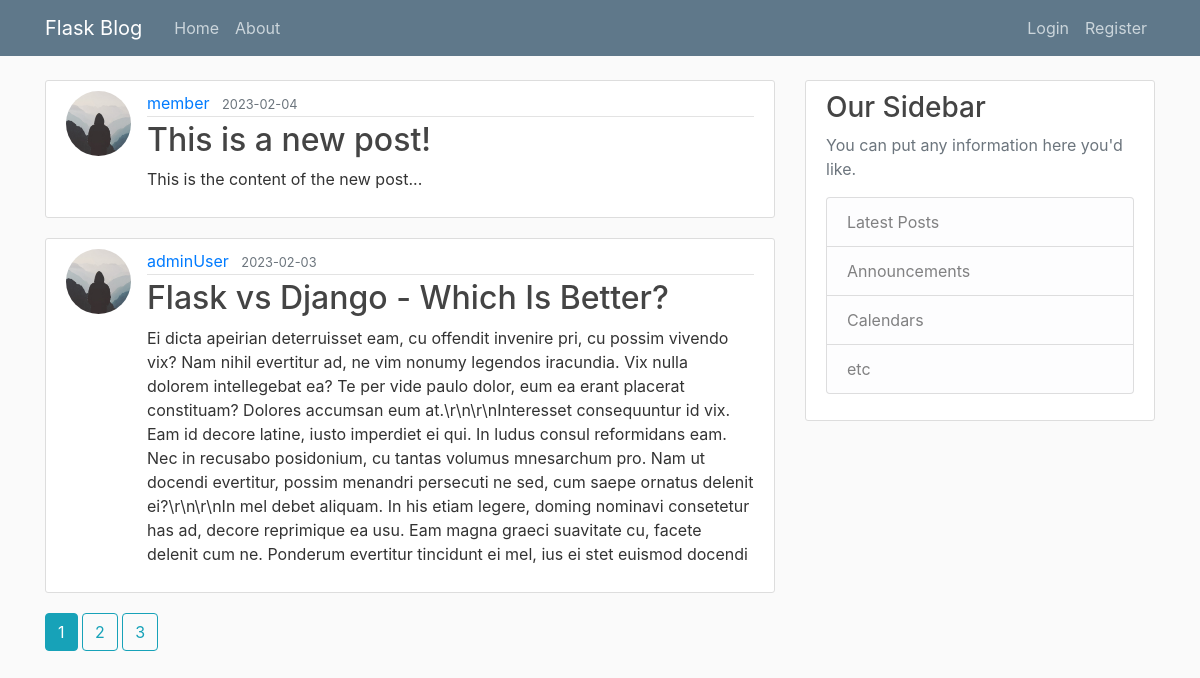
Page /home on the earlier database version.
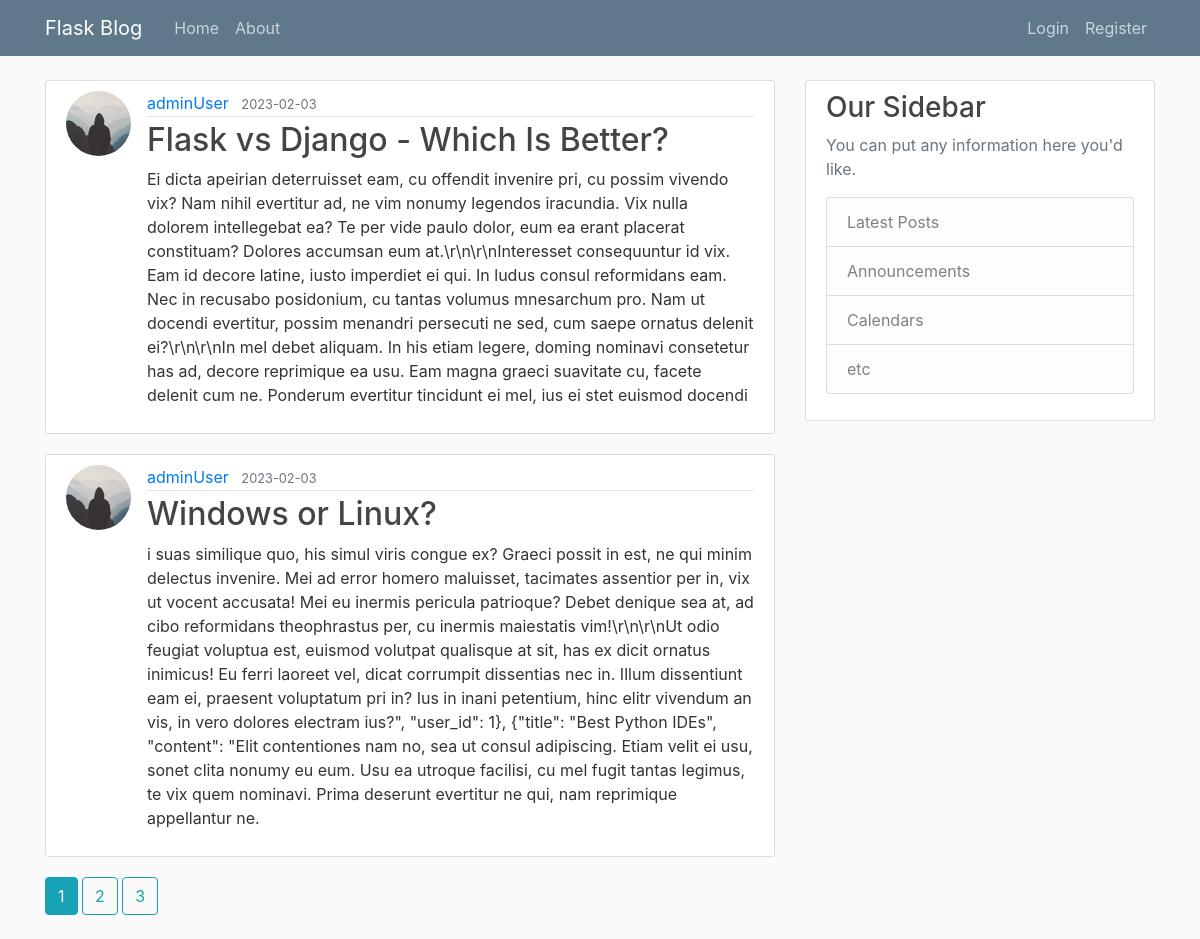
Same page on the later database version.
### flaskblog/models.py (models this page shows, shortened)
class Post(db.Model):
    id = db.Column(db.Integer, primary_key=True)
    title = db.Column(db.String(100), nullable=False)
    date_posted = db.Column(db.DateTime, nullable=False, default=datetime.utcnow)
    content = db.Column(db.Text, nullable=False)
    user_id = db.Column(db.Integer, db.ForeignKey('user.id'), nullable=False)

class User(db.Model, UserMixin):
    id = db.Column(db.Integer, primary_key=True)
    username = db.Column(db.String(20), unique=True, nullable=False)
    email = db.Column(db.String(120), unique=True, nullable=False)
    image = db.Column(db.String(120), nullable=False, default='default.jpg')
    password = db.Column(db.String(60), nullable=False)
    posts = db.relationship('Post', backref='author', lazy=True)

### flaskblog/main/routes.py (the view)
@main.route("/")
@main.route("/home")
def home():
    page = request.args.get('page', 1, type=int)
    posts = Post.query.order_by(Post.date_posted.desc()).paginate(page=page, per_page=2)
    return render_template('home.html', posts=posts)

### flaskblog/templates/home.html
{% extends "layout.html" %}
{% block content %}
    {% for post in posts.items %}
        <article class="media content-section">
            <img class="rounded-circle article-img" src="{{ url_for('static', filename='profile_pics/' + post.author.image) }}">
          <div class="media-body">
            <div class="article-metadata">
              <a class="mr-2" href="{{ url_for('users.user_posts', username=post.author.username) }}">{{ post.author.username }}</a>
              <small class="text-muted">{{ post.date_posted.strftime('%Y-%m-%d') }}</small>
            </div>
            <h2><a class="article-title" href="{{ url_for('posts.post', post_id=post.id) }}">{{ post.title }}</a></h2>
            <p class="article-content">{{ post.content }}</p>
          </div>
        </article>
    {% endfor %}
    {% for page_num in posts.iter_pages(left_edge=1, right_edge=1, left_current=1, right_current=2) %}
        {% if page_num %}
            {% if posts.page == page_num %}
                <a class="btn btn-info mb-4" href="{{ url_for('main.home', page=page_num) }}">{{ page_num }}</a>
            {% else %}
                <a class="btn btn-outline-info mb-4" href="{{ url_for('main.home', page=page_num) }}">{{ page_num }}</a>
            {% endif %}
            {% else %}
            ...
        {% endif %}
    {% endfor %}
{% endblock content %}

### flaskblog/templates/layout.html (shortened to what this page needs)
<!DOCTYPE html>
<html lang="en">
<head>
    <link rel="stylesheet" href="https://maxcdn.bootstrapcdn.com/bootstrap/4.0.0/css/bootstrap.min.css">
    <link rel="stylesheet" type="text/css" href="{{ url_for('static', filename='main.css') }}"/>
</head>
<body>
    <header class="site-header">
      <nav class="navbar navbar-expand-md navbar-dark bg-steel fixed-top">
        <div class="container">
          <a class="navbar-brand mr-4" href="/">Flask Blog</a>
          <div class="collapse navbar-collapse" id="navbarToggle">
            <div class="navbar-nav mr-auto">
              <a class="nav-item nav-link" href="{{ url_for('main.home') }}">Home</a>
              <a class="nav-item nav-link" href="{{ url_for('main.about') }}">About</a>
            </div>
            <div class="navbar-nav">
                {% if current_user.is_authenticated %}
                    <a class="nav-item nav-link" href="{{ url_for('posts.new_post') }}">New Post</a>
                    <a class="nav-item nav-link" href="{{ url_for('users.account') }}">Account</a>
                    <a class="nav-item nav-link" href="{{ url_for('users.logout') }}">Logout</a>
                {% else %}
                    <a class="nav-item nav-link" href="{{ url_for('users.login') }}">Login</a>
                    <a class="nav-item nav-link" href="{{ url_for('users.register') }}">Register</a>
                {% endif %}
            </div>
          </div>
        </div>
      </nav>
    </header>
    <main role="main" class="container">
      <div class="row">
        <div class="col-md-8">
          {% block content %}{% endblock %}
        </div>
        <div class="col-md-4">
          <div class="content-section">
            <h3>Our Sidebar</h3>
            <p class='text-muted'>You can put any information here you'd like.
              <ul class="list-group">
                <li class="list-group-item list-group-item-light">Latest Posts</li>
                <li class="list-group-item list-group-item-light">Announcements</li>
                <li class="list-group-item list-group-item-light">Calendars</li>
                <li class="list-group-item list-group-item-light">etc</li>
              </ul>
            </p>
          </div>
        </div>
      </div>
    </main>
</body>
</html>

### flaskblog/static/main.css (style rules this page uses)
body { background: #fafafa; color: #333333; margin-top: 5rem; }
h1, h2, h3, h4, h5, h6 { color: #444444; }
.bg-steel { background-color: #5f788a; }
.site-header .navbar-nav .nav-link { color: #cbd5db; }
.content-section { background: #ffffff; padding: 10px 20px; border: 1px solid #dddddd; border-radius: 3px; margin-bottom: 20px; }
.article-title { color: #444444; }
.article-content { white-space: pre-line; }
.article-img { height: 65px; width: 65px; margin-right: 16px; }
.article-metadata { padding-bottom: 1px; margin-bottom: 4px; border-bottom: 1px solid #e3e3e3 }

Differences in the rows shown:
removed Post: image (placeholder picture), author.username "member", date_posted "2023-02-04", title "This is a new post!", content "This is the content of the new post..."
now on this page (row unchanged): Post: image (placeholder picture), author.username "adminUser", date_posted "2023-02-03", title "Windows or Linux?", content "i suas similique quo, his simul viris congue ex? Graeci possit in est, ne qui minim delectus invenire. Mei ad error homero maluisset, tacimates assentior per in, vix ut vocent accusata! Mei eu inermis pericula patrioque? Debet denique sea at, ad cibo reformidans theophrastus per, cu inermis maiestatis vim!\\r\\n\\r\\nUt odio feugiat voluptua est, euismod volutpat qualisque at sit, has ex dicit ornatus inimicus! Eu ferri laoreet vel, dicat corrumpit dissentias nec in. Illum dissentiunt eam ei, praesent voluptatum pri in? Ius in inani petentium, hinc elitr vivendum an vis, in vero dolores electram ius?\", \"user_id\": 1}, {\"title\": \"Best Python IDEs\", \"content\": \"Elit contentiones nam no, sea ut…"
